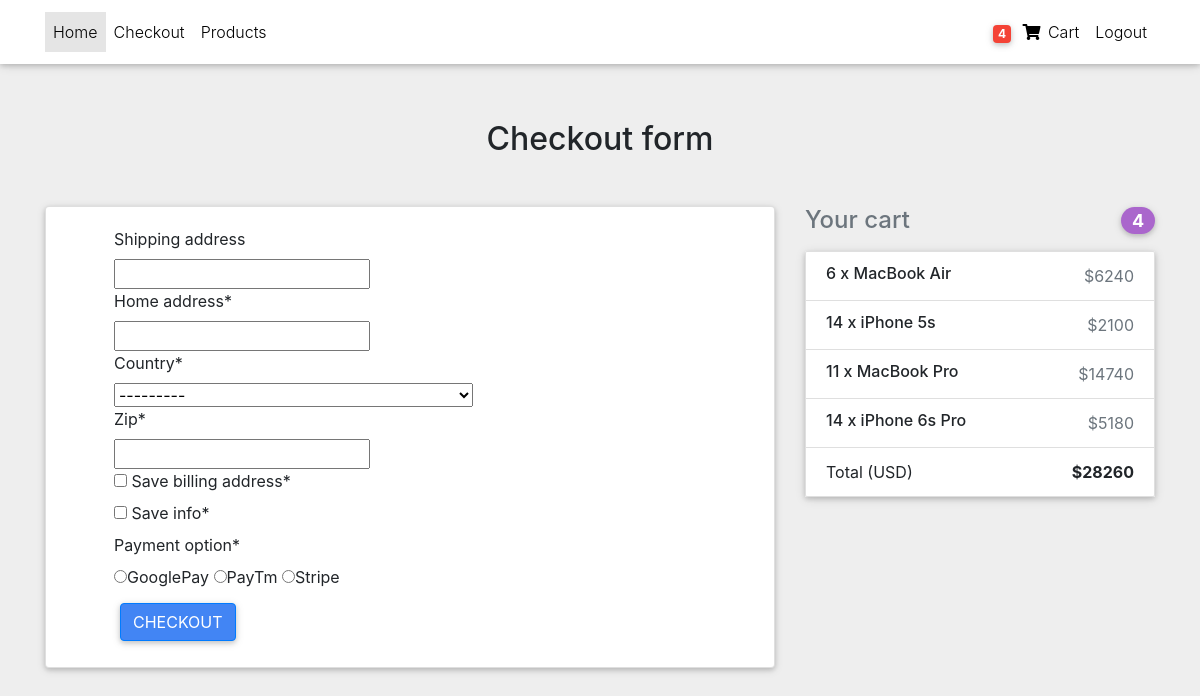
The app's page /checkouts/ (signed in), older data.
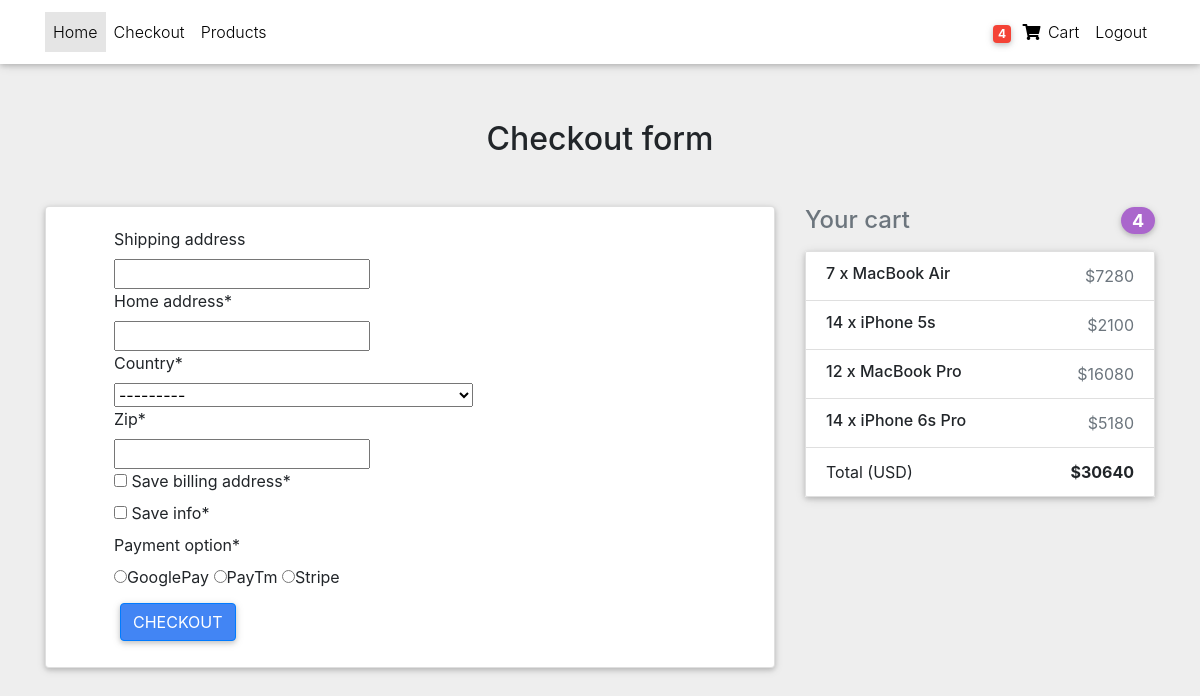
The same page, newer data.
### core/models.py (models this page shows, shortened)
class OrderItem(models.Model):
    user=models.ForeignKey(settings.AUTH_USER_MODEL, on_delete=models.CASCADE,blank=True,null=True)
    ordered = models.BooleanField(default=False)
    item=models.ForeignKey(Item,on_delete=models.CASCADE)
    quantity=models.IntegerField(default=1)
    def get_total_order_price(self):
        return self.quantity * self.item.price
    def get_final_price(self):
        if self.item.price:
            return self.get_total_order_price()
        return self.get_total_discount_price()

class Item(models.Model):
    title=models.CharField(max_length=100)
    price=models.IntegerField()
    discount_price=models.IntegerField(blank=True,null=True)
    category=models.CharField(choices=CATEGORY_CHOICES,max_length=2 ,null=True,blank=True)
    """  In template you have to use {{ i.get_category_display }}  ==> Shirt  If   {{ i.category }} ===> S """
    label=models.CharField(choices=LABEL_CHOICES,default='P',max_length=1,null=True,blank=True)
    """  In template you have to use {{ i.get_label_display }}  ==> primary  If   {{ i.label }} ===> P """
    slug=models.SlugField()
    desc=models.TextField(default="THis is desc ",max_length=500)

class Order(models.Model):
    user=models.ForeignKey(settings.AUTH_USER_MODEL, on_delete=models.CASCADE)
    ordered=models.BooleanField(default=False)
    items=models.ManyToManyField(OrderItem)
    start_date=models.DateTimeField(auto_now_add=True)
    ordered_date=models.DateTimeField()
    billing_address = models.ForeignKey(
        BillingAddress, on_delete=models.SET_NULL, blank=True, null=True)
    payment = models.ForeignKey(
        Payment, on_delete=models.SET_NULL, blank=True, null=True)
    def get_total_amount(self):
        total=0
        for i in self.items.all():
            total+=i.get_final_price()
        return total

### core/views.py (the view, shortened to what this page needs)
# urls.py: path('checkouts/',CheckoutView.as_view(),name='checkouts'),
class CheckoutView(View):
    def get(self,*args,**kwargs):
        form=CheckoutForm()
        order=Order.objects.get(user=self.request.user,ordered=False)
        context={
            'order':order,
            'form':form
        }
        return render(self.request,'core/checkout-page.html',context)

### core/forms.py
class CheckoutForm(forms.Form):
    shipping_address = forms.CharField(required=False)
    home_address = forms.CharField(required=True)
    country= CountryField(blank_label='(Select Country)').formfield()
    zip=forms.IntegerField(max_value=1000000)
    save_billing_address=forms.BooleanField(widget=forms.CheckboxInput)
    save_info=forms.BooleanField(widget=forms.CheckboxInput)
    payment_option=forms.ChoiceField(widget=forms.RadioSelect,
                                      choices=PAYMENT_CHOICES)

### core/templatetags/cart_template_tags.py (called while the page is built)
@register.filter
def cart_item_count(user):
    if user.is_authenticated:
        qs_cart=Order.objects.filter(user=user,ordered=False)   # ordered is false because we are not shwingthem their previus ordered items
        if qs_cart.exists():
            return qs_cart[0].items.count()
    return 0

### core/templates/core/checkout-page.html (shortened to what this page needs)
{% extends 'core/base.html' %}
{% block body %}
{% load crispy_forms_tags %}
<body class="grey lighten-3">
  <main class="">
    <div class="container wow fadeIn">
      <h2 class="my-5 h2 text-center">Checkout form</h2>
      <div class="row">
        <div class="col-md-8 mb-4">
          <div class="card">
            <form method="POST" class="card-body ml-5">
              {{ form|crispy }}
              <button class="btn btn-primary" type="submit">Checkout</button>
            </form>
          </div>
        </div>
        <div class="col-md-4 mb-4">
          <h4 class="d-flex justify-content-between align-items-center mb-3">
            <span class="text-muted">Your cart</span>
            <span class="badge badge-secondary badge-pill">{{ order.items.count }}</span>
          </h4>
      <ul class="list-group mb-3 z-depth-1">
        {% for order_item in order.items.all %}
          <li class="list-group-item d-flex justify-content-between lh-condensed">
              <div>
              <h6 class="my-0">{{ order_item.quantity }} x {{ order_item.item.title}}</h6>
              </div>
              <span class="text-muted">${{ order_item.get_final_price }}</span>
          </li>
        {% endfor %}
            <li class="list-group-item d-flex justify-content-between">
                <span>Total (USD)</span>
                <strong>${{ order.get_total_amount }}</strong>
            </li>
            </ul>
        </div>
      </div>
      </div>
  </main>
</body>
{% endblock body %}

Row changes from the older to the newer data that the page shows:
changed Order: get_total_amount "28260" → "30640"
changed OrderItem "MacBook Air": quantity "6" → "7"; get_final_price "6240" → "7280"
changed OrderItem "MacBook Pro": quantity "11" → "12"; get_final_price "14740" → "16080"
